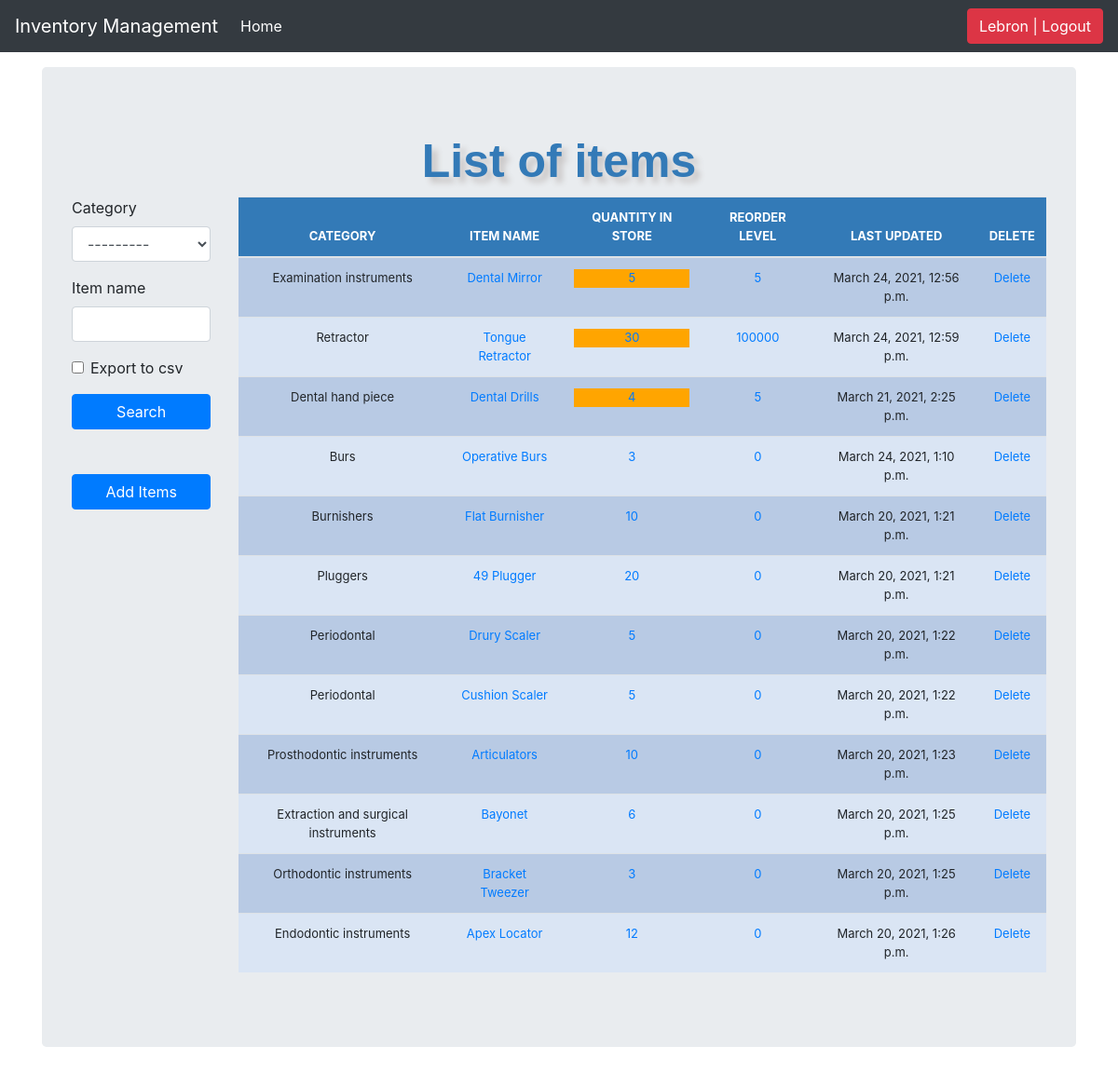
/items/ (signed in), run on the app's committed database.
### inventorymgmt/models.py (models this page shows, shortened)
class Stock(models.Model):
	category = models.CharField(max_length=50, blank=True, null=True, choices=category_choice,)
	item_name = models.CharField(max_length=50, blank=True, null=True)
	quantity = models.IntegerField(default='0', blank=False, null=True)
	receive_quantity = models.IntegerField(default='0', blank=True, null=True)
	receive_by = models.CharField(max_length=50, blank=True, null=True)
	issue_quantity = models.IntegerField(default='0', blank=True, null=True)
	issue_by = models.CharField(max_length=50, blank=True, null=True)
	issue_to = models.CharField(max_length=50, blank=True, null=True)
	phone_number = models.CharField(max_length=50, blank=True, null=True)
	last_updated = models.DateTimeField(auto_now_add=False, auto_now=True)
	timestamp = models.DateTimeField(auto_now_add=True, auto_now=False)
	date = models.DateTimeField(auto_now_add=False, auto_now=False)
	reorder_level = models.IntegerField(default='0', blank=False, null=True)

### inventorymgmt/views.py (the view, shortened to what this page needs)
# urls.py: path('items/', views.items, name='items'),
@login_required
def items(request):
	header = 'List of items'
	form = StockSearchForm(request.POST or None)
	queryset = Stock.objects.all()
	context = {
		"header": header,
		"queryset": queryset,
		"form": form,
	}
	return render(request, "items.html",context)

### inventorymgmt/forms.py
class StockSearchForm(forms.ModelForm):
   export_to_CSV = forms.BooleanField(required = False)
   class Meta:
     model = Stock
     fields = ['category', 'item_name']

### inventorymgmt/Templates/items.html (shortened to what this page needs)
{% load static %}
{% load crispy_forms_tags %}
<!DOCTYPE html>
<html lang="en">
  <head>
<link href="{% static 'css/stylesheet.css' %}" rel="stylesheet">
<link href="{% static 'css/bootstrap.min.css' %}" rel="stylesheet">
 <link href="{% static 'css/navbar-top-fixed.css' %}" rel="stylesheet">
  </head>
  <body>
{% include 'navbar.html' %}
<main role="main" class="container">
	<div class="jumbotron">
		<div class="header">{{header}}</div>
    <div class="row">
        <div class="col-sm-2">
      		<form method='POST' action=''>{% csrf_token %}
          			{{form|crispy}}
              		<input class="btn btn-primary mybutton "type="submit" value='Search'/>
      		</form>
          <br><br>
          <a href="/add_items"><div class="btn btn-primary mybutton">Add Items</div></a><br><br>
        </div>
    		<br>
        <div class="col-sm-10">
        		<div class = "display table">
        			<table class = 'table'>
        				<thead>
        					<tr>
        						<th>CATEGORY</th>
        						<th>ITEM NAME</th>
        						<th>QUANTITY IN STORE</th>
                    <th>REORDER LEVEL</th>
        						<th>LAST UPDATED</th>
        						<th>DELETE</th>
        					</tr>
        				</thead>
        			{% for instance in queryset %}
        					<tr>
        						<td>{{instance.category}}</td>
        						<td><a href="{% url 'update_items' instance.id %}">{{instance.item_name}}</a></td>
        						<td>
                      {% if instance.quantity <= instance.reorder_level %}
                        <div style="background-color: orange;">
                          <a href="{% url 'stock_detail' instance.id %}">{{instance.quantity}}</a>
                        </div>
                      {% else %}
                        <a href="{% url 'stock_detail' instance.id %}">{{instance.quantity}}</a>
                      {% endif %}
                    </td>
                    <td><a href="{% url 'reorder_level' instance.id %}">{{instance.reorder_level}}</a></td>
        						<td>{{instance.last_updated}}</td>
        						<td><a href="{% url 'delete_items' instance.id %}">Delete</a></td>
        					</tr>
        			{% endfor %}
        		  </table>
            </div>
          </div>
      </div>
  </div>
</main>
      </body>
</html>

### inventorymgmt/Templates/navbar.html (shortened to what this page needs)
  <nav class="navbar navbar-expand-md navbar-dark fixed-top bg-dark">
  <a class="navbar-brand" href="/">Inventory Management</a>
  <div class="collapse navbar-collapse" id="navbarCollapse">
    <ul class="navbar-nav mr-auto">
      <li class="nav-item active">
        <a class="nav-link" href="/">Home <span class="sr-only">(current)</span></a>
      </li>
    </ul>
    <ul class="navbar-nav">
        {% if request.user.is_authenticated %}
        <li><a href="/accounts/logout"><button class="btn btn-danger">{{ user }} | Logout</button></a></li>
        {% else %}
        <li><a href="/accounts/login">Login</a></li>
        {% endif %}
    </ul>
  </div>
</nav>

### inventorymgmt/static/css/stylesheet.css (style rules this page uses)
body { background-color: #34eb6b; }
.table { font-size: 13px; text-align: center; width: 95%; margin: auto; }
.mybutton { width: 100%; }
.table tr:nth-child(odd) { background: #B8CAE4 }
.table tr:nth-child(even) { background: #dae5f4 }
th { background-color: #337ab7; color: white; }
.header { font-family: helvetica; color: #337ab7; font-size: 50px; text-align: center; width: 100%; text-shadow: 6px 6px 6px #c9c6c6; display: block; font-weight: bolder; }

### inventorymgmt/static/css/navbar-top-fixed.css (style rules this page uses)
body { min-height: 75rem; padding-top: 4.5rem; }

### data on the page
Stock: category "Examination instruments", item_name "Dental Mirror", quantity "5", reorder_level "5", last_updated "March 24, 2021, 12:56 p.m."
Stock: category "Retractor", item_name "Tongue Retractor", quantity "30", reorder_level "100000", last_updated "March 24, 2021, 12:59 p.m."
Stock: category "Dental hand piece", item_name "Dental Drills", quantity "4", reorder_level "5", last_updated "March 21, 2021, 2:25 p.m."
Stock: category "Burs", item_name "Operative Burs", quantity "3", reorder_level "0", last_updated "March 24, 2021, 1:10 p.m."
Stock: category "Burnishers", item_name "Flat Burnisher", quantity "10", reorder_level "0", last_updated "March 20, 2021, 1:21 p.m."
Stock: category "Pluggers", item_name "49 Plugger", quantity "20", reorder_level "0", last_updated "March 20, 2021, 1:21 p.m."
Stock: category "Periodontal", item_name "Drury Scaler", quantity "5", reorder_level "0", last_updated "March 20, 2021, 1:22 p.m."
Stock: category "Periodontal", item_name "Cushion Scaler", quantity "5", reorder_level "0", last_updated "March 20, 2021, 1:22 p.m."
Stock: category "Prosthodontic instruments", item_name "Articulators", quantity "10", reorder_level "0", last_updated "March 20, 2021, 1:23 p.m."
Stock: category "Extraction and surgical instruments", item_name "Bayonet", quantity "6", reorder_level "0", last_updated "March 20, 2021, 1:25 p.m."
Stock: category "Orthodontic instruments", item_name "Bracket Tweezer", quantity "3", reorder_level "0", last_updated "March 20, 2021, 1:25 p.m."
Stock: category "Endodontic instruments", item_name "Apex Locator", quantity "12", reorder_level "0", last_updated "March 20, 2021, 1:26 p.m."

### other printed values
{{ user }} "Lebron"
{{ header }} "List of items"
